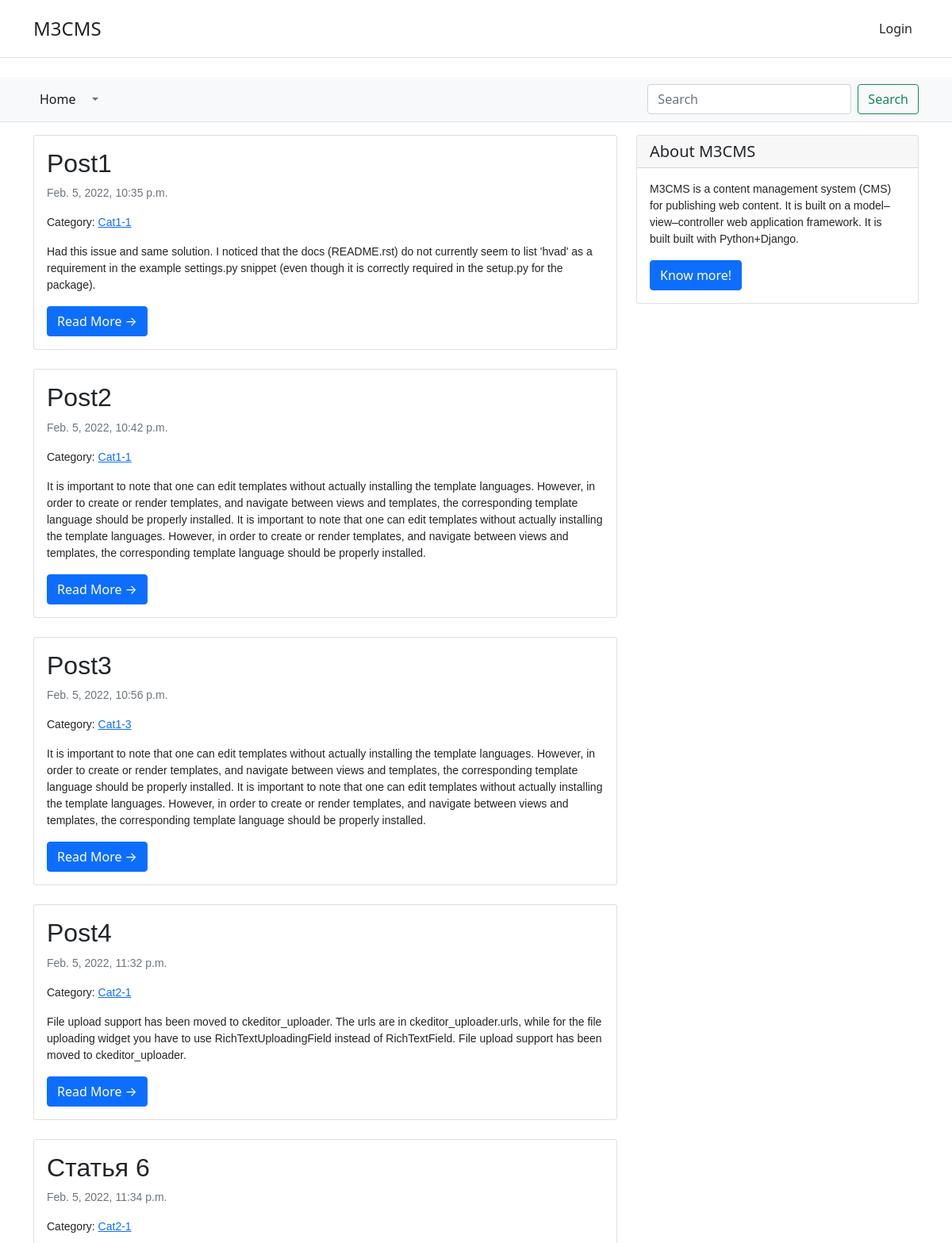
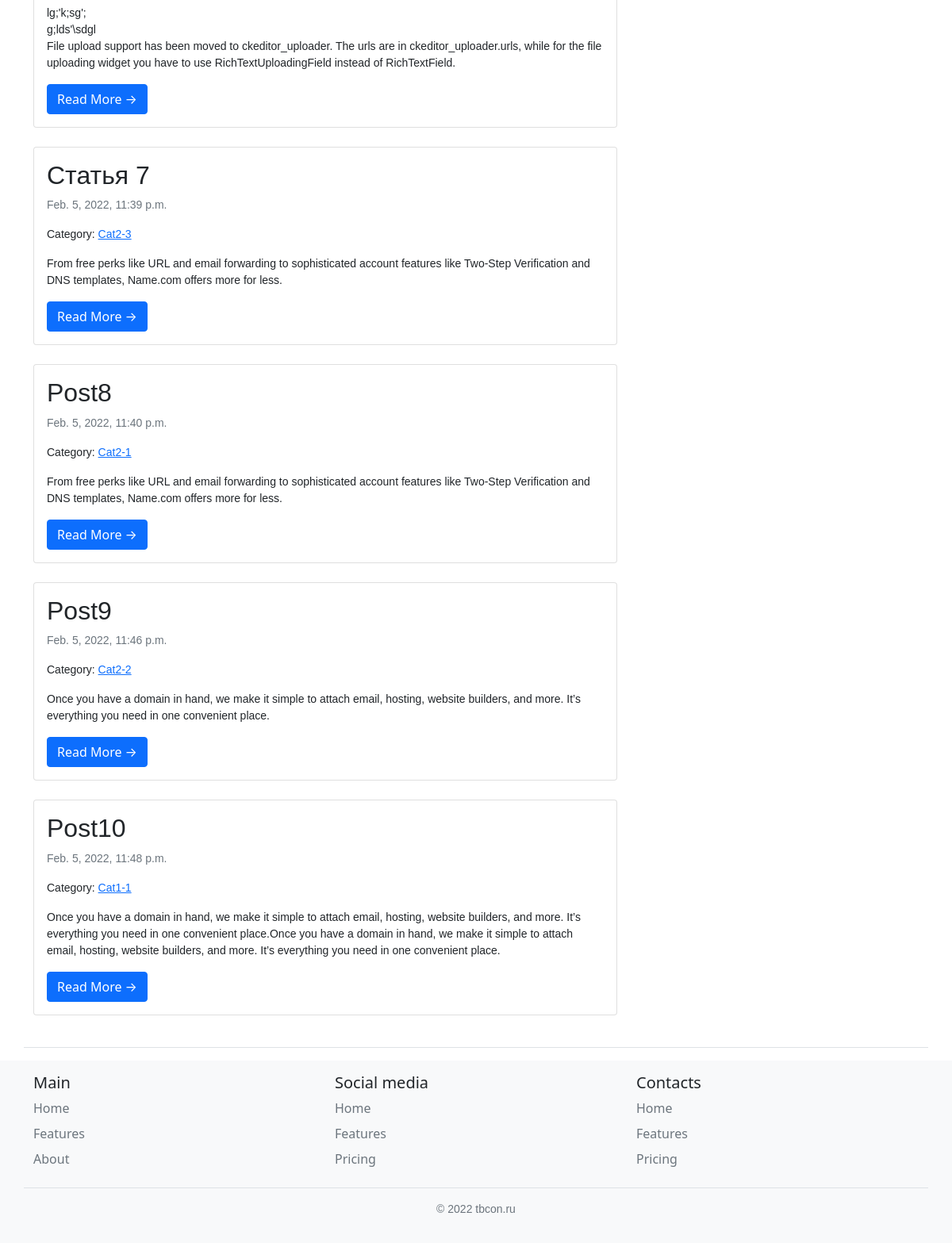
The page / on the database its author committed (2 pictures, top to bottom).
### main/models.py (models this page shows, shortened)
class Post(models.Model):
    author = models.ForeignKey(User, on_delete=models.CASCADE, blank=True, null=True, editable=False)
    title = models.CharField(max_length=200, unique=True)
    slug = models.SlugField(null=True, blank=True)
    description = RichTextUploadingField(blank=True, null=True)
    category = TreeForeignKey('Category', on_delete=models.CASCADE, related_name='posts')
    content = RichTextUploadingField(blank=True, null=True)
    published = models.BooleanField(default=True)
    created = models.DateTimeField(auto_now_add=True)
    class Meta:
        verbose_name_plural = 'Posts'
        verbose_name = 'Post'
        permissions = (("can_post_create_edit", "Set post create and edit"), ("can_post_delete", "Set post delete"),)
    def get_absolute_url(self):
        return reverse('post-detail', args=[str(self.slug)])

class Category(MPTTModel):
    title = models.CharField(max_length=50, unique=True)
    slug = models.SlugField(null=True, blank=True)
    parent = TreeForeignKey('self', on_delete=models.CASCADE, null=True, blank=True, related_name='children',
                            db_index=True)
    class Meta:
        verbose_name_plural = 'Categories'
        verbose_name = 'Category'
    def get_absolute_url(self):
        return reverse('post-by-category', args=[str(self.slug)])
    def __str__(self):
        return self.title

### main/views.py (the view)
# urls.py: path('', views.PostListView.as_view(), name='post-list'),
class PostListView(generic.ListView):
    model = Post
    def get_queryset(self):
        return Post.objects.filter(published=True)

### main/templates/main/post_list.html (shortened to what this page needs)
{% extends 'main/base.html' %}
{% block content %}
<div class="col-md-8 mt-3 left">
    {% for post in post_list %}
    <div class="card mb-4">
        <div class="card-body">
            <h2 class="card-title">{{ post.title }}</h2>
            <p class=" text-muted">{{ post.created}}</p>
            <p>Category: <a href="{{ post.category.get_absolute_url }}" class="link-primary">{{ post.category }}</a></p>
            <p class="card-text">{{post.description|safe }}</p>
            <a href="{{ post.get_absolute_url }}" class="btn btn-primary">Read More &rarr;</a>
        </div>
    </div>
    {% endfor %}
</div>
{% endblock %}

### main/static/css/styles.css (style rules this page uses)
h2 { font-family: Verdana, Arial, Helvetica, sans-serif; font-size: 16px; }
p { font-family: Verdana, Arial, Helvetica, sans-serif; font-size: 14px; }

### rows shown on the page
Post: title "Post1", created "Feb. 5, 2022, 10:35 p.m.", category "Cat1-1", description "Had this issue and same solution. I noticed that the docs (README.rst) do not currently seem to list 'hvad' as a requirement in the example settings.py snippet (even though it is correctly required in the setup.py for the package)."
Post: title "Post2", created "Feb. 5, 2022, 10:42 p.m.", category "Cat1-1", description "It is important to note that one can edit templates without actually installing the template languages. However, in order to create or render templates, and navigate between views and templates, the corresponding template language should be properly installed. It is important to note that one can edit templates without actually installing the template languages. However, in order to create or render templates, and navigate between views and templates, the corresponding template language should be properly installed."
Post: title "Post3", created "Feb. 5, 2022, 10:56 p.m.", category "Cat1-3", description "It is important to note that one can edit templates without actually installing the template languages. However, in order to create or render templates, and navigate between views and templates, the corresponding template language should be properly installed. It is important to note that one can edit templates without actually installing the template languages. However, in order to create or render templates, and navigate between views and templates, the corresponding template language should be properly installed."
Post: title "Post4", created "Feb. 5, 2022, 11:32 p.m.", category "Cat2-1", description "File upload support has been moved to ckeditor_uploader. The urls are in ckeditor_uploader.urls, while for the file uploading widget you have to use RichTextUploadingField instead of RichTextField. File upload support has been moved to ckeditor_uploader."
Post: title "Статья 6", created "Feb. 5, 2022, 11:34 p.m.", category "Cat2-1", description "lg;'k;sg'; g;lds'\\sdgl File upload support has been moved to ckeditor_uploader. The urls are in ckeditor_uploader.urls, while for the file uploading widget you have to use RichTextUploadingField instead of RichTextField."
Post: title "Статья 7", created "Feb. 5, 2022, 11:39 p.m.", category "Cat2-3", description "From free perks like URL and email forwarding to sophisticated account features like Two-Step Verification and DNS templates, Name.com offers more for less."
Post: title "Post8", created "Feb. 5, 2022, 11:40 p.m.", category "Cat2-1", description "From free perks like URL and email forwarding to sophisticated account features like Two-Step Verification and DNS templates, Name.com offers more for less."
Post: title "Post9", created "Feb. 5, 2022, 11:46 p.m.", category "Cat2-2", description "Once you have a domain in hand, we make it simple to attach email, hosting, website builders, and more. It’s everything you need in one convenient place."
Post: title "Post10", created "Feb. 5, 2022, 11:48 p.m.", category "Cat1-1", description "Once you have a domain in hand, we make it simple to attach email, hosting, website builders, and more. It’s everything you need in one convenient place.Once you have a domain in hand, we make it simple to attach email, hosting, website builders, and more. It’s everything you need in one convenient place."
